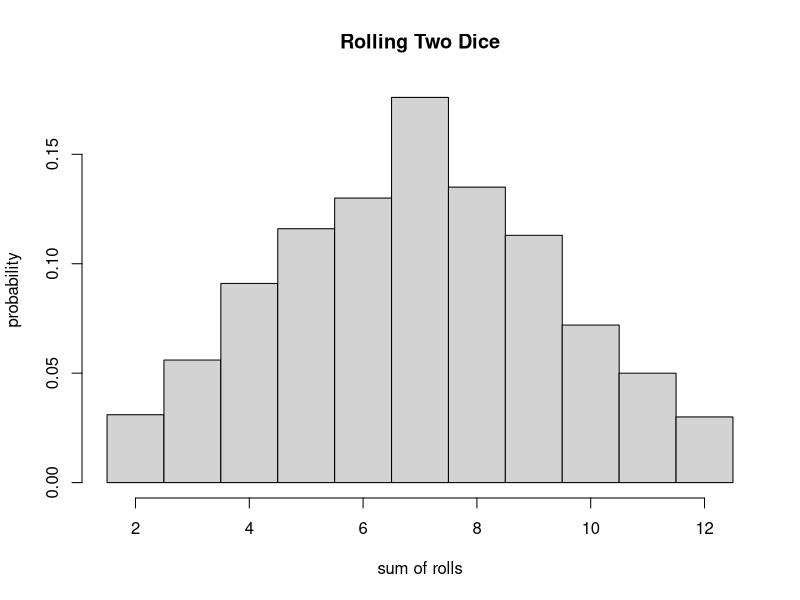
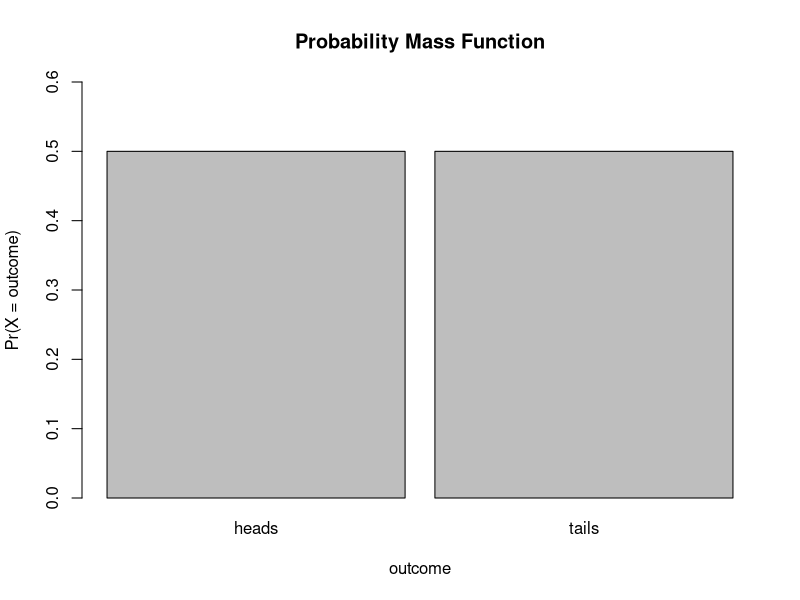
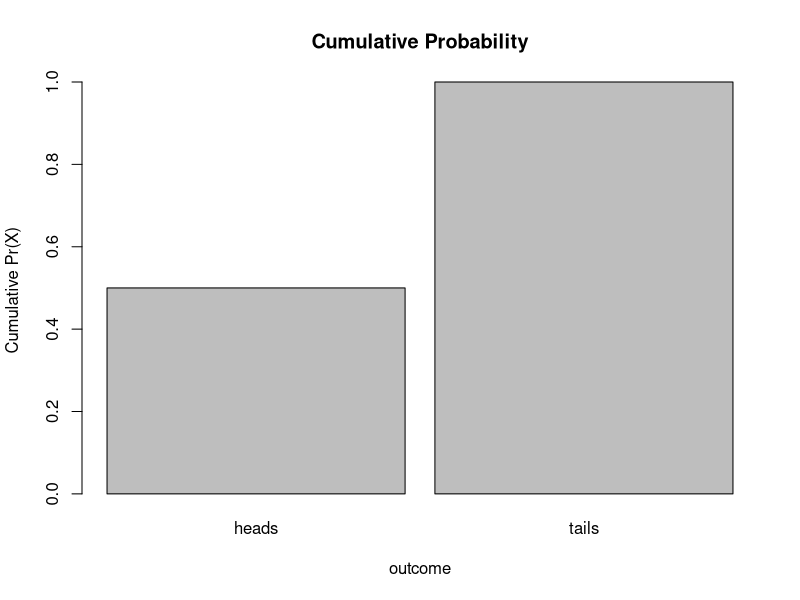
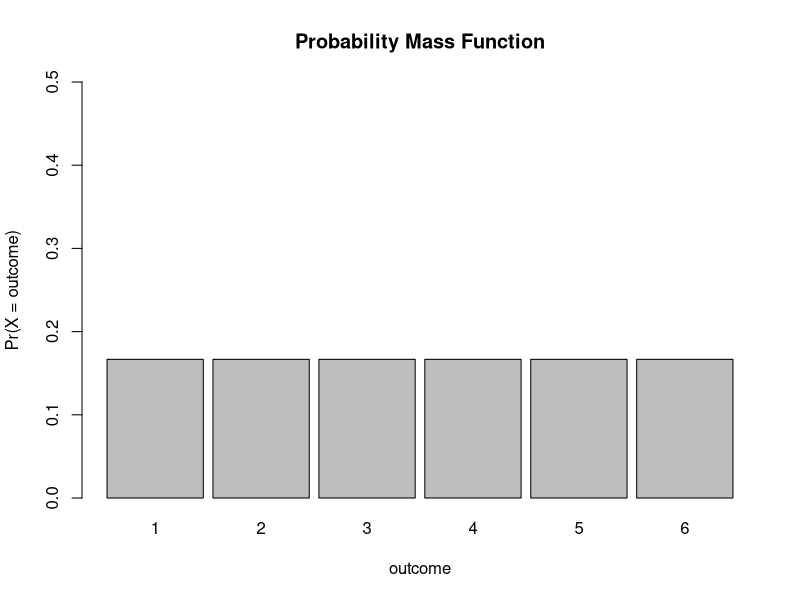
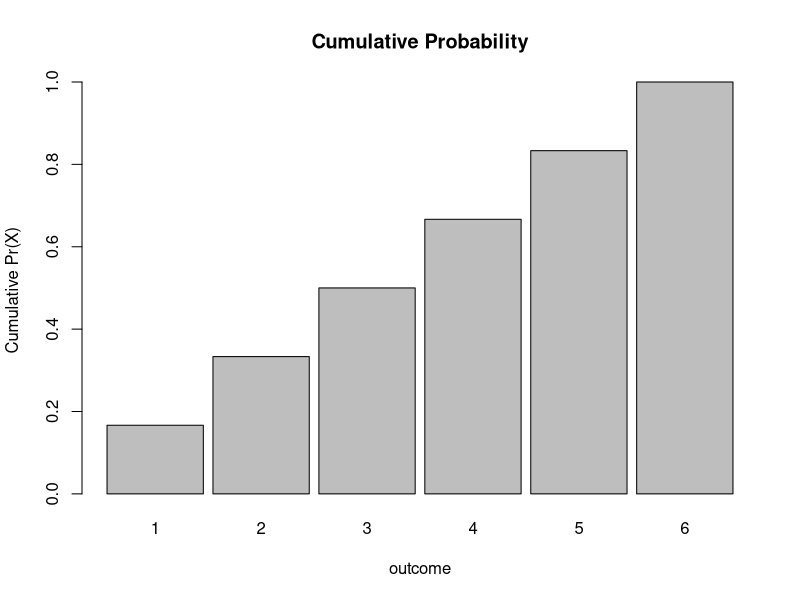
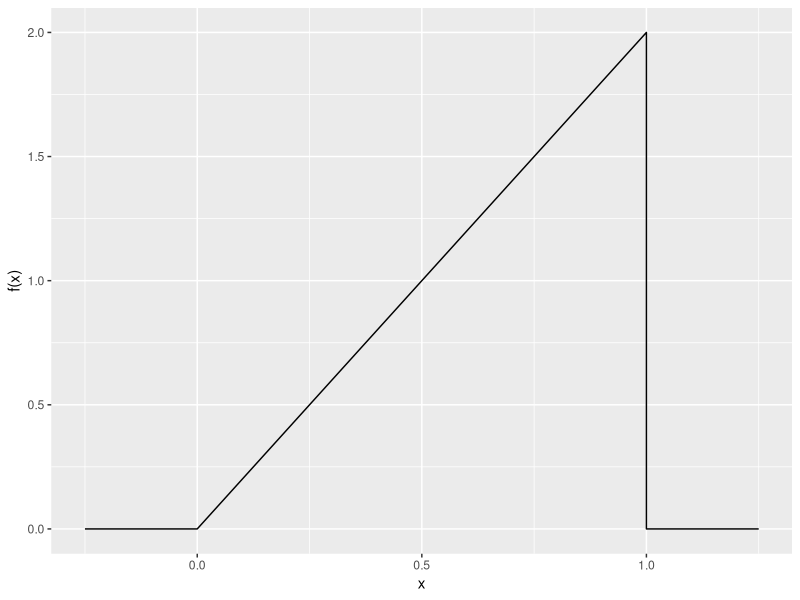
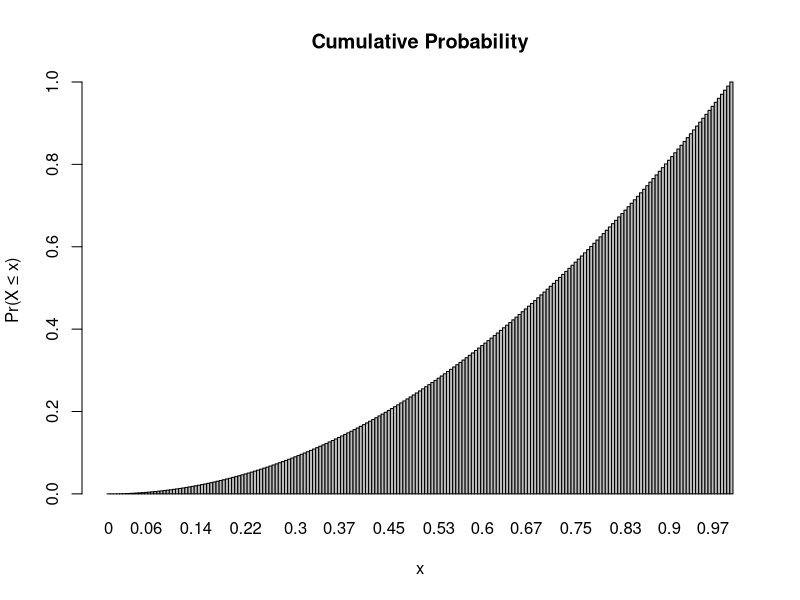
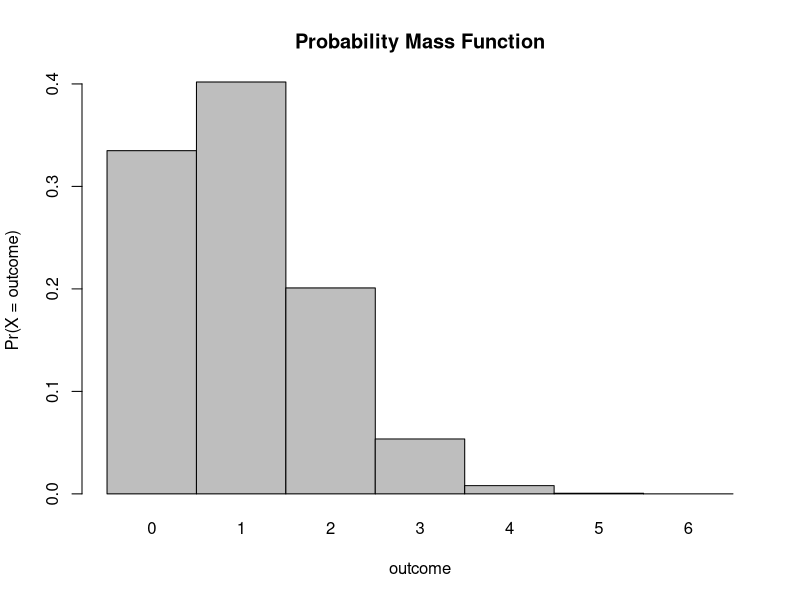

The R script that drew these images, in order: (Note: this script raises an error after producing the figures.)
## ---- chunk 1
knitr::opts_chunk$set(
	echo = TRUE,
	warning = FALSE,
	comment = "##",
	prompt = TRUE,
	tidy = TRUE,
	tidy.opts = list(width.cutoff = 75),
	fig.path = "img/"
)
## ---- chunk 2
nrolls <- 1000
roll <- function(x) {sample(1:6, x, replace = TRUE)}
two_dice <- roll(nrolls)+roll(nrolls)
hist(two_dice,breaks=c(1.5:12.5), probability = TRUE, main="Rolling Two Dice", xlab = "sum of rolls", ylab = "probability")
## ---- chunk 3
outcomes <- c("heads","tails")
prob <- c(1/2,1/2)
barplot(prob,ylim=c(0,0.6),names.arg=outcomes,space=0.1, xlab="outcome",ylab="Pr(X = outcome)",main="Probability Mass Function")
cumprob <- cumsum(prob)
barplot(cumprob,names.arg=outcomes,space=0.1,xlab="outcome",ylab="Cumulative Pr(X)",main = "Cumulative Probability")
## ---- chunk 4
outcomes <- c(1,2,3,4,5,6)
prob <- c(1/6,1/6,1/6,1/6,1/6,1/6)
barplot(prob,ylim=c(0,0.5),names.arg=outcomes,space=0.1,xlab="outcome",ylab="Pr(X = outcome)",main="Probability Mass Function")
cumprob <- cumsum(prob)
barplot(cumprob,names.arg=outcomes,space=0.1,xlab="outcome",ylab="Cumulative Pr(X)",main = "Cumulative Probability")
## ---- chunk 5
library(ggplot2)
a <- 2
b <- 1
K <- 2
x <- seq(from= 0, to=1, by = 0.025)
fx <- K*x^(a-1)*(1-x)^(b-1)
lower_x <- seq(from=-0.25, to=0, by= 0.025) # add some values of x less than zero
upper_x <- seq(from=1, to=1.25, by= 0.025) # add some values of x greater than one
lower_fx <- rep(0,11) # add fx=0 values to x<0
upper_fx <- rep(0,11) # add fx=0 values to x>1
x <- c(lower_x,x,upper_x) # paste xs together
fx <- c(lower_fx,fx,upper_fx) # paste fxs together
d <- as.data.frame(cbind(x,fx))
p <- ggplot(data = d, aes(x=x, y=fx)) + xlab("x") + ylab("f(x)") + geom_line()
p
## ---- chunk 6
x <- seq(from=0, to=1, by=0.005)
prob <- 0.5 * x * K*x^(a-1)*(1-x)^(b-1)
barplot(prob,names.arg=x,space=0,main = "Cumulative Probability", xlab="x",ylab="Pr(X ≤ x)")
## ---- chunk 7
pbeta(0.75, 2, 1) # cumulative probability for x ≤ 0.75
pbeta(0.5, 2, 1) # cumulative probability for x ≤ 0.50
## ---- chunk 8
pbeta (0.7,2,1) # yields .49
qbeta (0.49,2,1) # yield 0.7
## ---- chunk 9
m <-sum(seq(1:6) * 1/6)
m
## ---- chunk 10
var <- sum((seq(1:6)-mean(seq(1:6)))^2 * (1/6))
var
## ---- chunk 11
n <- 6 # number of trials
k <- 6 # number of successes
p <- 1/6
prob <- (factorial(n)/(factorial(k)*factorial(n-k)))*(p^k)*(1-p)^(n-k)
prob
k <- 3 # number of successes
prob <- (factorial(n)/(factorial(k)*factorial(n-k)))*(p^k)*(1-p)^(n-k)
prob
## ---- chunk 12
dbinom(x=k,size=n,prob=p)
## ---- chunk 13
probset<-dbinom(x=0:6,size=6,prob=1/6) # x is number of successes, size is number of trials
barplot(probset,names.arg=0:6,space=0,xlab="outcome",ylab="Pr(X = outcome)", main="Probability Mass Function")
cumprob = cumsum(probset)
barplot(cumprob,names.arg=0:6,space=0.1,xlab="outcome",ylab="Cumulative Pr(X)",main = "Cumulative Probability")
sum(probset) # equals 1, as it should
## ---- chunk 14
dbinom(x=3,size=6,prob=1/6)
## ---- chunk 15
pbinom(q=3,size=6,prob=1/6) # note the name of the argument is q not x
## ---- chunk 16
sum(dbinom(x=0:3,size=6,prob=1/6)) # this sums the probabilities of 0, 1, 2, and 3 successes
## ---- chunk 17
x <- 0:10
l = 3.5
probset<-dpois(x=x,lambda=l)
barplot(probset,names.arg=x,space=0,xlab="x",ylab="Pr(X = x)",main="Probability Mass Function")
x <- 0:20
l = 10
probset<-dpois(x=x,lambda=l)
barplot(probset,names.arg=x,space=0,xlab="x",ylab="Pr(X = x)",main="Probability Mass Function")
x <- 0:50
l = 20
probset<-dpois(x=x,lambda=l)
barplot(probset,names.arg=x,space=0,xlab="x",ylab="Pr(X = x)",main="Probability Mass Function")
## ---- chunk 18
x <- 0:10
l <- 3.5
barplot(ppois(q=x,lambda=l),ylim=0:1,space=0, names.arg=x,xlab="x",ylab="Pr(X ≤ x)",main="Cumulative Probability")
x <- 0:20
l <- 10
barplot(ppois(q=x,lambda=l),ylim=0:1,space=0, names.arg=x,xlab="x",ylab="Pr(X ≤ x)",main="Cumulative Probability")
x <- 0:50
l <- 20
barplot(ppois(q=x,lambda=l),ylim=0:1,space=0, names.arg=x,xlab="x",ylab="Pr(X ≤ x)",main="Cumulative Probability")
## ---- chunk 19
a <- 4
b <- 8
x <- seq(from=a-(b-a), to=b+(b-a), by=0.01)
fx <- dunif(x,min=a, max=b) # dunif() evaluates the density at each x
plot(x,fx,type="l",xlab="x",ylab="f(x)",main="Probability Density Function")
## ---- chunk 20
plot(x,punif(q=x,min=a,max=b),type="l",xlab="x",ylab="Pr(X ≤ x)",main="Cumulative Probability") # punif() is the cumulative probability density up to a given x
## ---- chunk 21
p <- pnorm(8,mean=6,sd=2)-pnorm(7,mean=6,sd=2)
p
## ---- chunk 22
mu <- 0
sigma <- 1
p <- pnorm(mu + 2*sigma, mean=mu, sd=sigma) - pnorm(mu - 2*sigma, mean=mu, sd=sigma)
p
## ---- chunk 23
p <- pnorm(mu + 1*sigma, mean=mu, sd=sigma) - pnorm(mu - 1*sigma, mean=mu, sd=sigma)
p
## ---- chunk 24
N <- 1000
mu <- 3.5
sigma <- 4
v <- rnorm(N,mu,sigma)
mean(v)
var(v)
se <- sqrt(var(v)/N)
se
hist(v,breaks=seq(from=-15, to=20, by=0.5), probability = TRUE)
## ---- chunk 25
qqnorm(v,main="Normal QQ plot random normal variables")
qqline(v,col="gray")
## ---- chunk 26
theor_quant <- qnorm(ppoints(length(v))) # calculates quantiles from as many probability points drawn from a normal distribution
obs_quant <- quantile(v,ppoints(v)) # calculates the observed quantiles from the vector v
plot(theor_quant,obs_quant)
## ---- chunk 27
v <- runif(N, 1,10)
